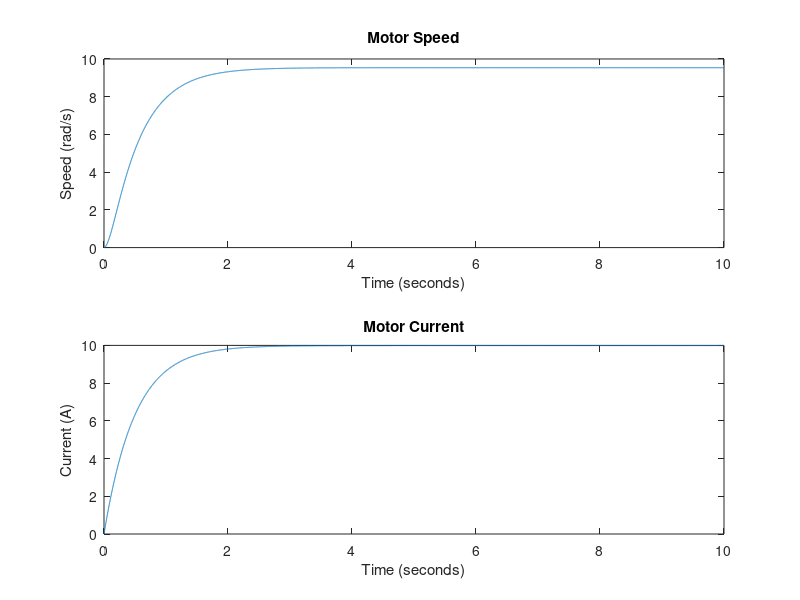

MATLAB code to generate this figure:



% Define the simulation time
t = 0:0.001:10; % from 0 to 1 second with increments of 0.001

% Define the motor parameters
J = 0.01; % moment of inertia of the rotor
b = 0.1; % motor viscous friction constant
Ke = 0.01; % electromotive force constant
Kt = 0.01; % motor torque constant
R = 1; % electric resistance
L = 0.5; % electric inductance

% Define the ESC parameters
Vdc = 10; % DC supply voltage
duty_cycle = 0.5:0.01:1; % initial duty cycle

% Initialize variables
omega = zeros(size(t)); % motor speed

i = zeros(size(t)); % motor current
theta = 0; % initial rotor position

% Simulation loop
for k = 2:length(t)
    duty_cycle = 0.5 + ( t(k) / max(t)); % linear variation from 0.5 to 5
    % ESC control logic (simple proportional control for demonstration)
    error = 100 - omega(k-1); % desired speed is 100 rad/s
    duty_cycle = duty_cycle + 0.01 * error; % update duty cycle
    duty_cycle = min(max(duty_cycle, 0), 1); % limit duty cycle between 0 and 1
    
    % Calculate the applied voltage
    V = duty_cycle * Vdc;
    
    % Motor equations
    dtheta = omega(k-1) * (t(k) - t(k-1));
    theta = theta + dtheta;
    e = Ke * omega(k-1); % back EMF
    di = (V - e - R * i(k-1)) / L * (t(k) - t(k-1));
    i(k) = i(k-1) + di;
    torque = Kt * i(k);
    domega = (torque - b * omega(k-1)) / J * (t(k) - t(k-1));
    omega(k) = omega(k-1) + domega;
    omega_rpm = omega * (60 / (2 * pi));
end

% Plot the results
figure;

% Plot the motor speed
subplot(2, 1, 1);
plot(t, omega_rpm);
title('Motor Speed');
xlabel('Time (seconds)');
ylabel('Speed (rad/s)');

% Plot the motor current
subplot(2, 1, 2);
plot(t, i);
title('Motor Current');
xlabel('Time (seconds)');
ylabel('Current (A)');

